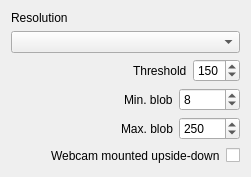
              <widget class="QWidget" name="MacWebcamPrefs">
               <layout class="QVBoxLayout" name="verticalLayout_25">
                <item>
                 <widget class="QLabel" name="label_42">
                  <property name="text">
                   <string>Resolution</string>
                  </property>
                 </widget>
                </item>
                <item>
                 <widget class="QComboBox" name="WebcamResolutionsMac"/>
                </item>
                <item>
                 <layout class="QVBoxLayout" name="verticalLayout_24">
                  <item>
                   <layout class="QHBoxLayout" name="horizontalLayout_27">
                    <item>
                     <spacer name="horizontalSpacer_16">
                      <property name="orientation">
                       <enum>Qt::Horizontal</enum>
                      </property>
                      <property name="sizeHint" stdset="0">
                       <size>
                        <width>40</width>
                        <height>20</height>
                       </size>
                      </property>
                     </spacer>
                    </item>
                    <item>
                     <widget class="QLabel" name="label_64">
                      <property name="text">
                       <string>Threshold</string>
                      </property>
                     </widget>
                    </item>
                    <item>
                     <widget class="QSpinBox" name="WebcamThresholdMac">
                      <property name="maximum">
                       <number>255</number>
                      </property>
                      <property name="value">
                       <number>150</number>
                      </property>
                     </widget>
                    </item>
                   </layout>
                  </item>
                  <item>
                   <layout class="QHBoxLayout" name="horizontalLayout_28">
                    <item>
                     <spacer name="horizontalSpacer_17">
                      <property name="orientation">
                       <enum>Qt::Horizontal</enum>
                      </property>
                      <property name="sizeHint" stdset="0">
                       <size>
                        <width>40</width>
                        <height>20</height>
                       </size>
                      </property>
                     </spacer>
                    </item>
                    <item>
                     <widget class="QLabel" name="label_65">
                      <property name="text">
                       <string>Min. blob</string>
                      </property>
                     </widget>
                    </item>
                    <item>
                     <widget class="QSpinBox" name="WebcamMinBlobMac">
                      <property name="minimum">
                       <number>1</number>
                      </property>
                      <property name="maximum">
                       <number>10000</number>
                      </property>
                      <property name="value">
                       <number>8</number>
                      </property>
                     </widget>
                    </item>
                   </layout>
                  </item>
                  <item>
                   <layout class="QHBoxLayout" name="horizontalLayout_29">
                    <item>
                     <spacer name="horizontalSpacer_18">
                      <property name="orientation">
                       <enum>Qt::Horizontal</enum>
                      </property>
                      <property name="sizeHint" stdset="0">
                       <size>
                        <width>40</width>
                        <height>20</height>
                       </size>
                      </property>
                     </spacer>
                    </item>
                    <item>
                     <widget class="QLabel" name="label_66">
                      <property name="text">
                       <string>Max. blob</string>
                      </property>
                     </widget>
                    </item>
                    <item>
                     <widget class="QSpinBox" name="WebcamMaxBlobMac">
                      <property name="minimum">
                       <number>1</number>
                      </property>
                      <property name="maximum">
                       <number>10000</number>
                      </property>
                      <property name="value">
                       <number>250</number>
                      </property>
                     </widget>
                    </item>
                   </layout>
                  </item>
                 </layout>
                </item>
                <item>
                 <layout class="QHBoxLayout" name="horizontalLayout_30">
                  <item>
                   <spacer name="horizontalSpacer_19">
                    <property name="orientation">
                     <enum>Qt::Horizontal</enum>
                    </property>
                    <property name="sizeHint" stdset="0">
                     <size>
                      <width>40</width>
                      <height>20</height>
                     </size>
                    </property>
                   </spacer>
                  </item>
                  <item>
                   <widget class="QLabel" name="label_8">
                    <property name="text">
                     <string>Webcam mounted upside-down</string>
                    </property>
                   </widget>
                  </item>
                  <item>
                   <widget class="QCheckBox" name="FlipWebcamMac">
                    <property name="text">
                     <string/>
                    </property>
                   </widget>
                  </item>
                 </layout>
                </item>
                <item>
                 <spacer name="verticalSpacer_9">
                  <property name="orientation">
                   <enum>Qt::Vertical</enum>
                  </property>
                  <property name="sizeHint" stdset="0">
                   <size>
                    <width>0</width>
                    <height>0</height>
                   </size>
                  </property>
                 </spacer>
                </item>
               </layout>
              </widget>
